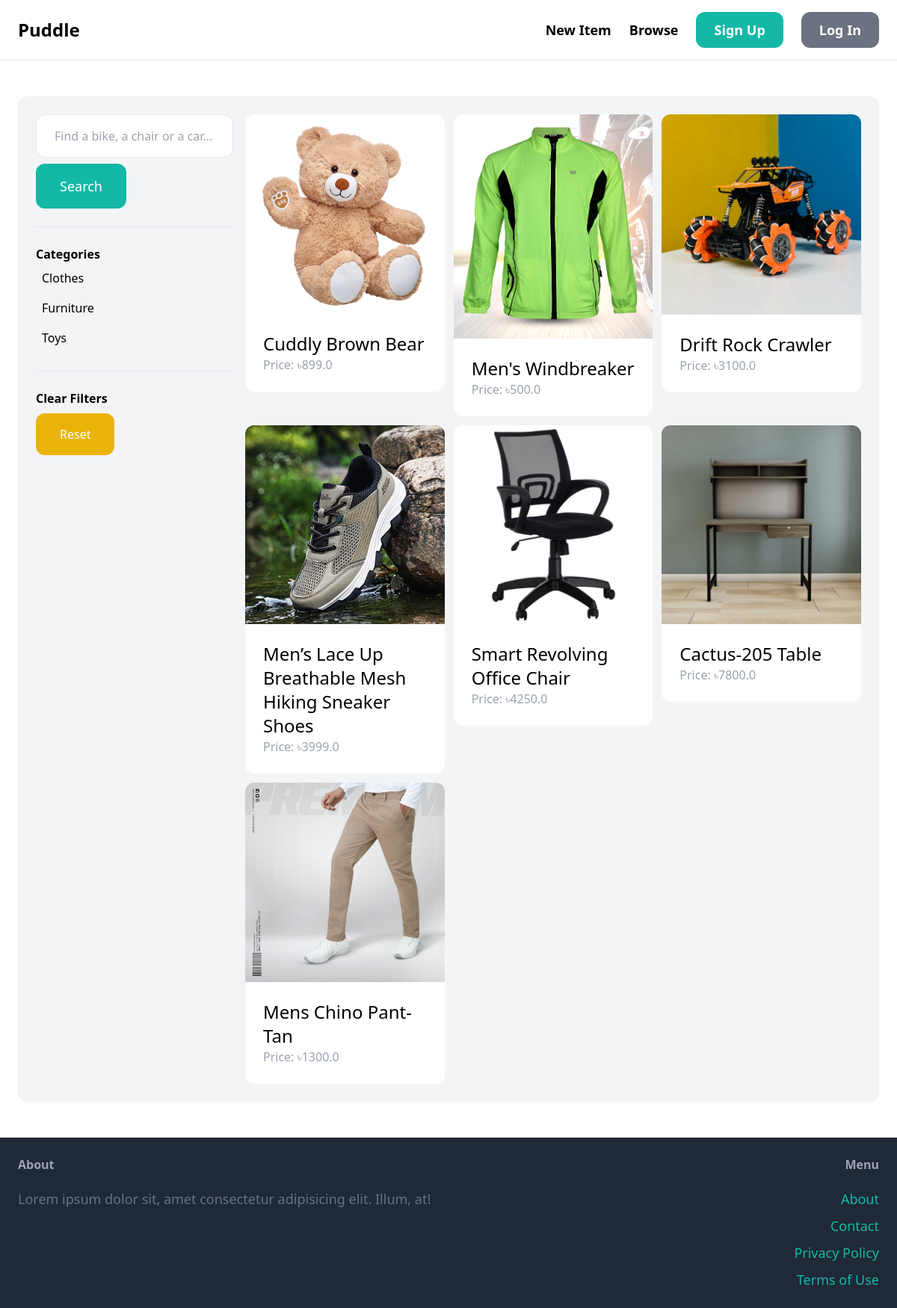
Page /items/ on the earlier database version.
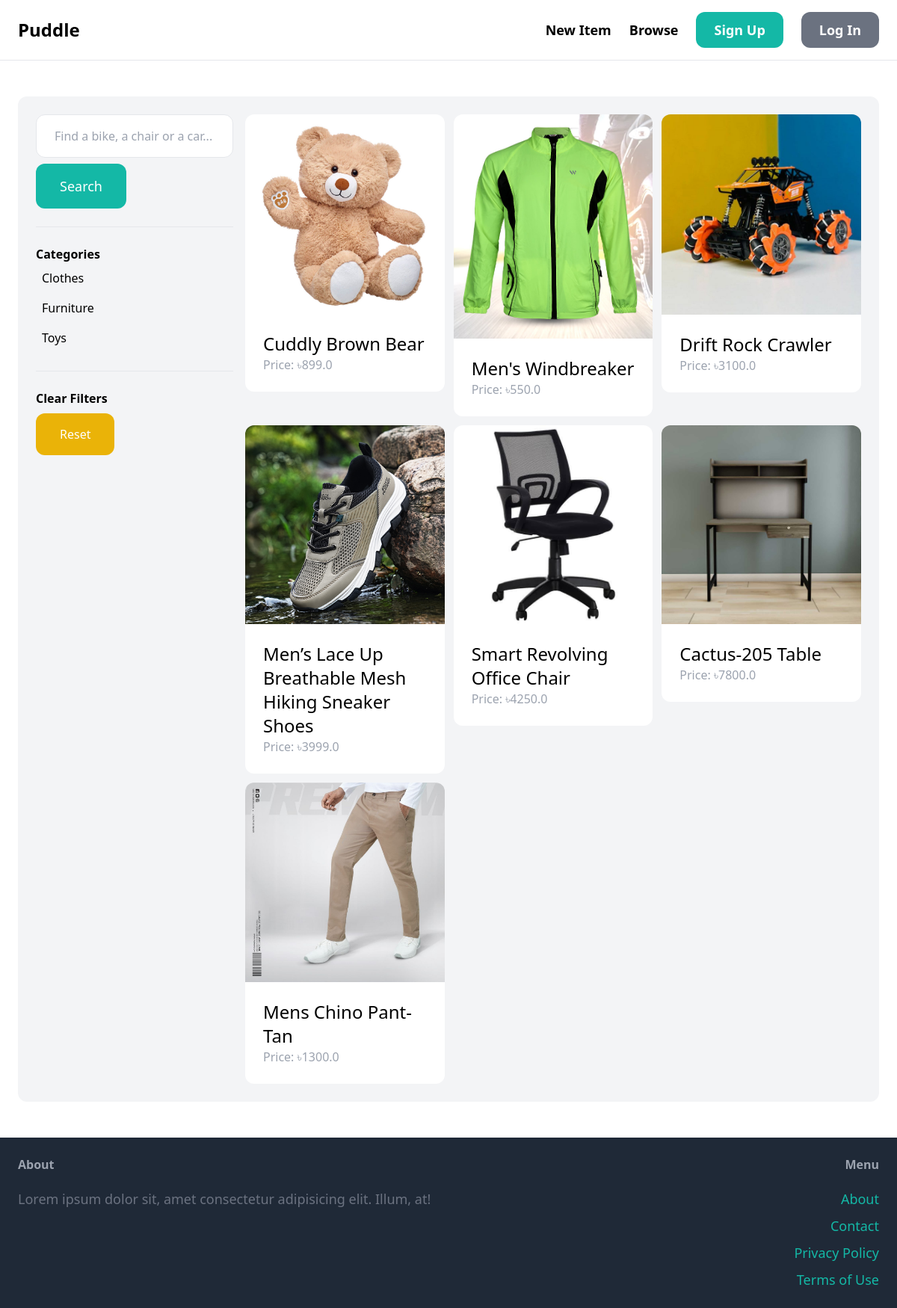
Same page on the later database version.
### item/models.py (models this page shows, shortened)
class Category(models.Model):
    name = models.CharField(max_length=255)
    class Meta:
        ordering = ("name",)
        verbose_name_plural = "Categories"

class Item(models.Model):
    category = models.ForeignKey(
        Category, related_name="items", on_delete=models.CASCADE
    )
    name = models.CharField(max_length=255)
    description = models.TextField(blank=True, null=True)
    price = models.FloatField()
    image = models.ImageField(upload_to="item_images", blank=True, null=True)
    is_sold = models.BooleanField(default=False)
    created_by = models.ForeignKey(
        User, related_name="items", on_delete=models.CASCADE
    )
    created_at = models.DateTimeField(auto_now_add=True)

### item/views.py (the view)
# urls.py: path("", views.browse, name="browse"),
def browse(request):
    query = request.GET.get("query", "")
    category_id = request.GET.get("category", 0)
    categories = Category.objects.all()
    items = Item.objects.filter(is_sold=False)
    if category_id:
        items = items.filter(category_id=category_id)
    if query:
        items = items.filter(
            Q(name__icontains=query) | Q(description__icontains=query)
        )
    return render(
        request,
        "item/items.html",
        {
            "items": items,
            "query": query,
            "categories": categories,
            "category_id": int(category_id),
        },
    )

### item/templates/item/items.html (shortened to what this page needs)
{% extends 'core/base.html' %}
{% block content %}
  <div class="p-6 bg-gray-100 rounded-xl grid grid-cols-4 gap-4">
    <div class="col-span-1">
      <form action="{% url 'item:browse' %}" method="get">
        <input type="text" name="query" class="w-full py-4 px-6 border rounded-xl" value="{{ query }}" placeholder="Find a bike, a chair or a car..." />
        <button class="mt-2 py-4 px-8 text-lg bg-teal-500 text-white rounded-xl hover:bg-teal-700">Search</button>
      </form>
      <hr class="my-6" />
      <p class="font-semibold">Categories</p>
      <ul>
        {% for category in categories %}
          <li class="py-2 px-2 rounded-xl {% if category.id == category_id %}bg-gray-200{% endif %}">
            <a href="{% url 'item:browse' %}?query={{ query }}&category={{ category.id }}">{{ category.name }}</a>
          </li>
        {% endfor %}
      </ul>
      <hr class="my-6" />
      <p class="font-semibold">Clear Filters</p>
      <ul>
        <li>
          <a href="{% url "item:browse" %}" class="mt-2 py-4 px-8 inline-block bg-yellow-500 rounded-xl text-white hover:bg-yellow-700">Reset</a>
        </li>
      </ul>
    </div>
    <div class="col-span-3">
      <div class="grid grid-cols-3 gap-3">
        {% for item in items %}
          <div>
            <a href="{% url 'item:detail' item.id %}">
              <div>
                <img src="{{ item.image.url }}" class="rounded-t-xl" alt="" />
              </div>
              <div class="p-6 bg-white rounded-b-xl">
                <h2 class="text-2xl">{{ item.name }}</h2>
                <p class="text-gray-400">Price: ৳{{ item.price }}</p>
              </div>
            </a>
          </div>
        {% endfor %}
      </div>
    </div>
  </div>
{% endblock %}

### core/templates/core/base.html (shortened to what this page needs)
<!DOCTYPE html>
<html lang="en">
  <head>
    <script src="https://cdn.tailwindcss.com"></script>
  </head>
  <body>
    <header class="border-b border-gray-200">
      <nav class="max-w-7xl mx-auto p-6 flex justify-between items-center">
        <a href="/" class="text-2xl font-semibold">Puddle</a>
        <ul class="flex space-x-6">
          <li>
            <a href="{% url 'item:new' %}" class="text-lg font-semibold hover:text-gray-500">New Item</a>
          </li>
          <li>
            <a href="{% url 'item:browse' %}" class="text-lg font-semibold hover:text-gray-500">Browse</a>
          </li>
          {% if request.user.is_authenticated %}
            <li>
              <a href="{% url 'conversation:inbox' %}" class="px-6 py-3 text-lg font-semibold bg-teal-500 text-white rounded-xl hover:bg-teal-700">Inbox</a>
            </li>
            <li>
              <a href="{% url 'dashboard:index' %}" class="px-6 py-3 text-lg font-semibold bg-gray-500 text-white rounded-xl hover:bg-gray-700">Dashboard</a>
            </li>
            <li>
              <a href="{% url 'core:logout' %}" class="px-6 py-3 text-lg font-semibold bg-gray-500 text-white rounded-xl hover:bg-gray-700">Log Out</a>
            </li>
          {% else %}
            <li>
              <a href="{% url 'core:signup' %}" class="px-6 py-3 text-lg font-semibold bg-teal-500 text-white rounded-xl hover:bg-teal-700">Sign Up</a>
            </li>
            <li>
              <a href="{% url 'core:login' %}" class="px-6 py-3 text-lg font-semibold bg-gray-500 text-white rounded-xl hover:bg-gray-700">Log In</a>
            </li>
          {% endif %}
        </ul>
      </nav>
    </header>
    <main class="max-w-7xl mx-auto">
      <div class="py-12 px-6">
        {% block content %}
        {% endblock %}
      </div>
    </main>
    <footer class="bg-gray-800">
      <div class="max-w-7xl mx-auto p-6 flex justify-between">
        <div class="w-2/3 pr-10 text-left">
          <h3 class="mb-5 font-semibold text-gray-400">About</h3>
          <p class="text-lg text-gray-500">Lorem ipsum dolor sit, amet consectetur adipisicing elit. Illum, at!</p>
        </div>
        <div class="w-1/3 text-right">
          <h3 class="mb-5 font-semibold text-gray-400">Menu</h3>
          <ul class="space-y-2">
            <li>
              <a href="#" class="text-lg text-teal-500 hover:text-teal-700">About</a>
            </li>
            <li>
              <a href="{% url 'core:contact' %}" class="text-lg text-teal-500 hover:text-teal-700">Contact</a>
            </li>
            <li>
              <a href="#" class="text-lg text-teal-500 hover:text-teal-700">Privacy Policy</a>
            </li>
            <li>
              <a href="#" class="text-lg text-teal-500 hover:text-teal-700">Terms of Use</a>
            </li>
          </ul>
        </div>
      </div>
    </footer>
  </body>
</html>

Differences in the rows shown:
changed Item "Men's Windbreaker": price "500.0" → "550.0"
